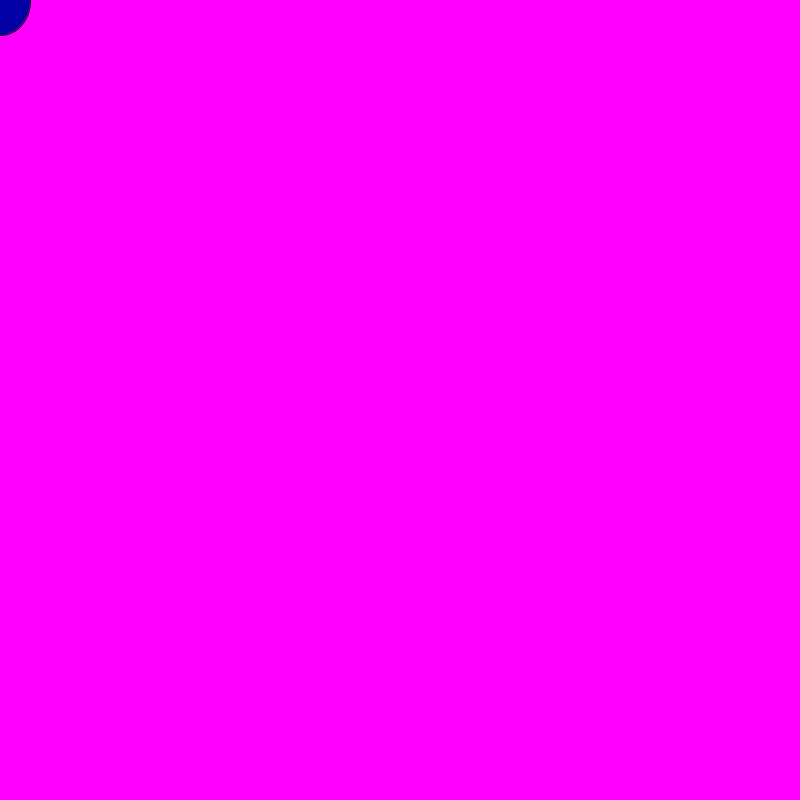
Frame 1 (no input)
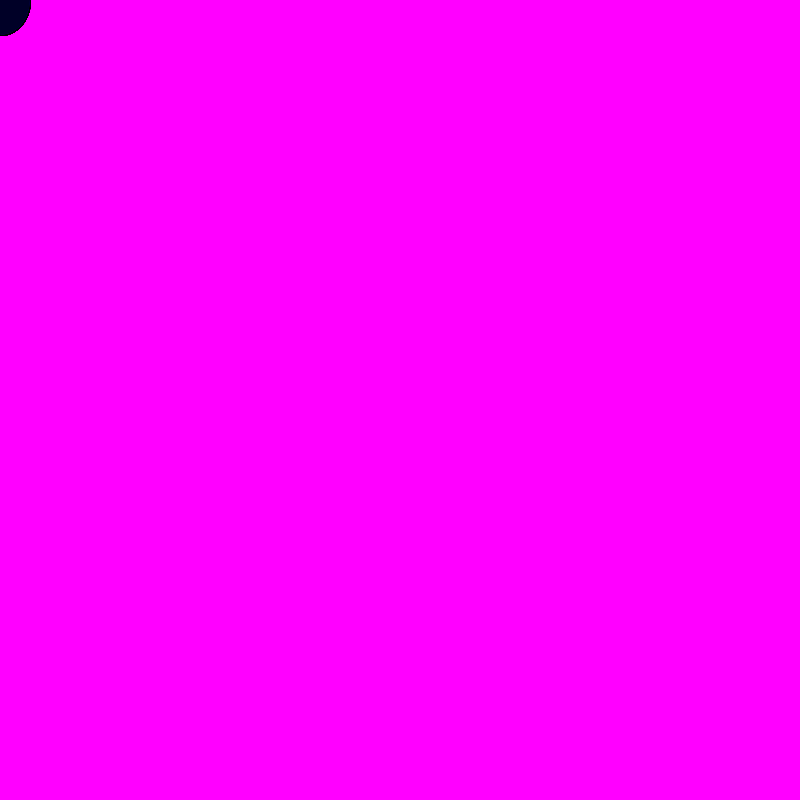
Frame 60 (the mouse pressed at the canvas centre just before this capture)
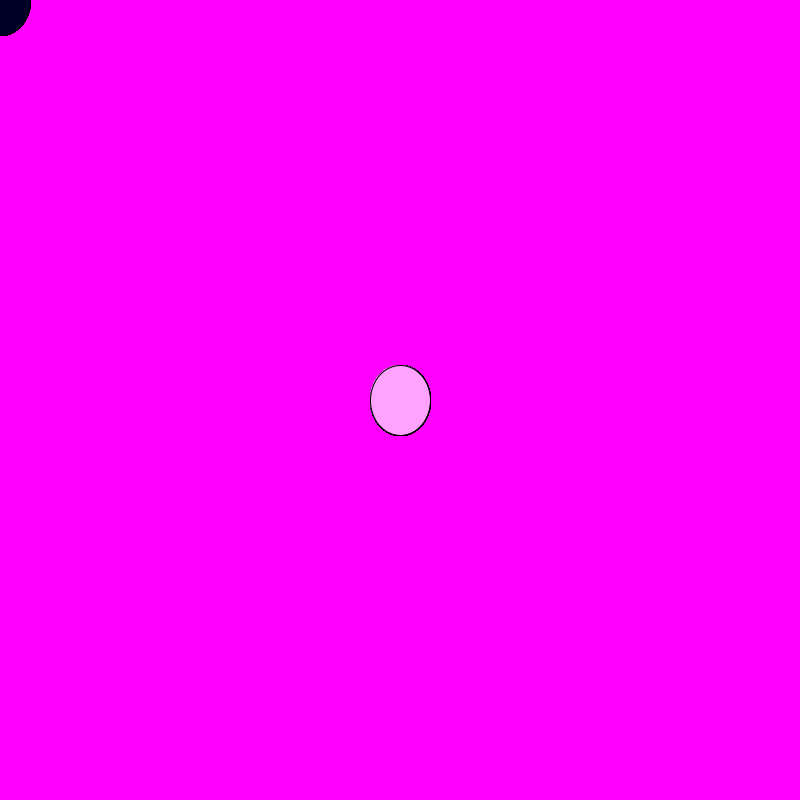
Frame 120 (the mouse held since frame 60 and released just before this capture)

The Processing sketch that drew these frames (run headless with seeded random() and noise(); from frame 60 on, the mouse is pressed at the canvas centre):

// Processing sketch: color_code
// ── color_code.pde
void setup ( ) {

  background(255,0,255);
  size(800,800);
}


void draw ( ) {
if(mousePressed){
   fill(mouseX,random(255),mouseY);}
else{
  fill(mouseX,mouseY,random(255));}
    
  


ellipse (mouseX,mouseY,60,70);
}
